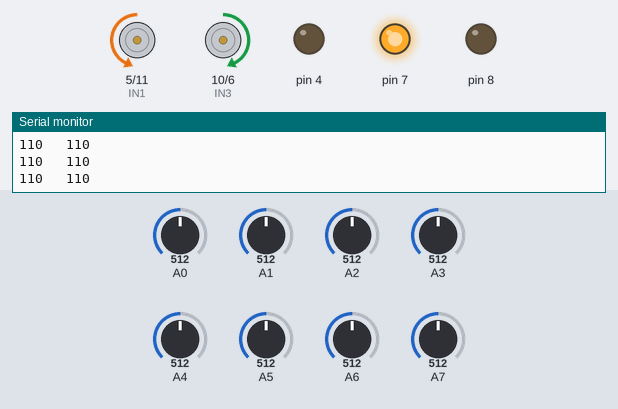
The sketch below on a simulated Arduino Nano, built with avr-gcc and run on an emulated ATmega328P. Shown: motor-driver pin pairs drawn as motors (green arrow = first pin HIGH = forward, orange = second pin HIGH = backward, longer = more drive), output pins drawn as LEDs (lit = HIGH), the last lines printed to the serial monitor. Inputs (shaded band) come from the test bench; at power-on: A5 = 512, A7 = 512, A0 = 512, A1 = 512, A2 = 512, A3 = 512, A4 = 512, A6 = 512.

Above: at 20.4 s.
20.5 s: A5 set to 463
At 20.9 s:
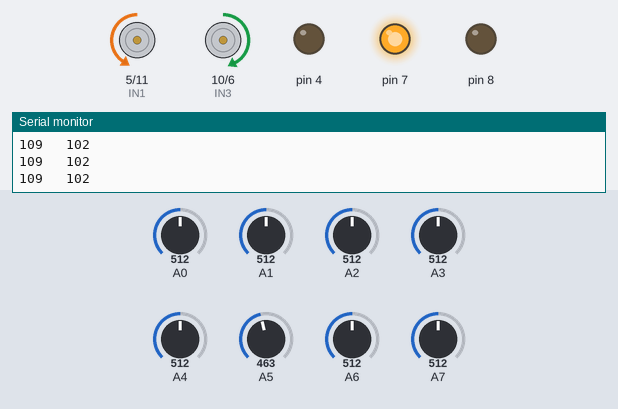
22.0 s: A5 set to 429
At 23.1 s:
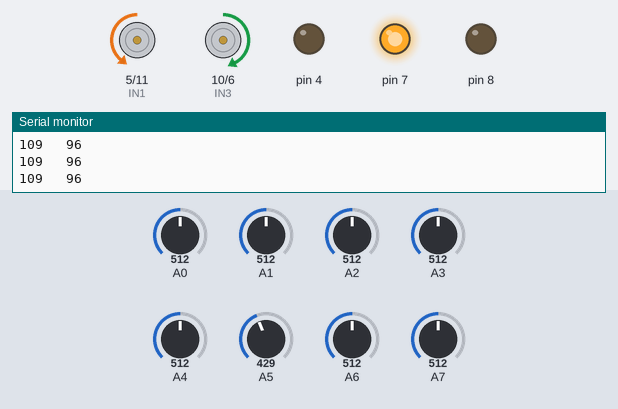
23.5 s: A7 set to 436
At 24.2 s:
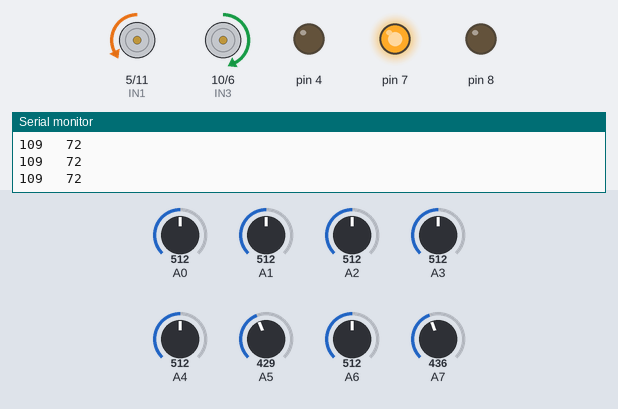
25.0 s: A7 set to 411
At 26.4 s:
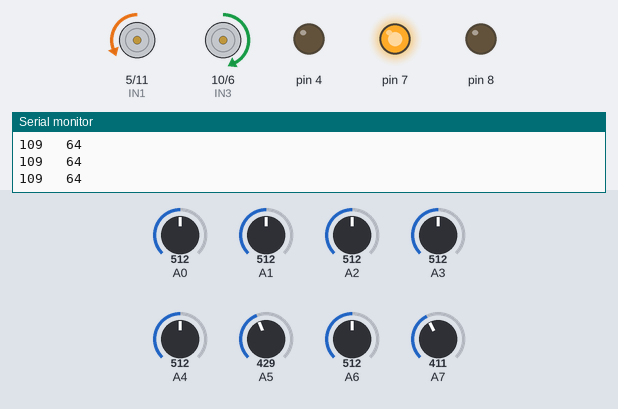
28.0 s: A0 set to 390
At 28.9 s:
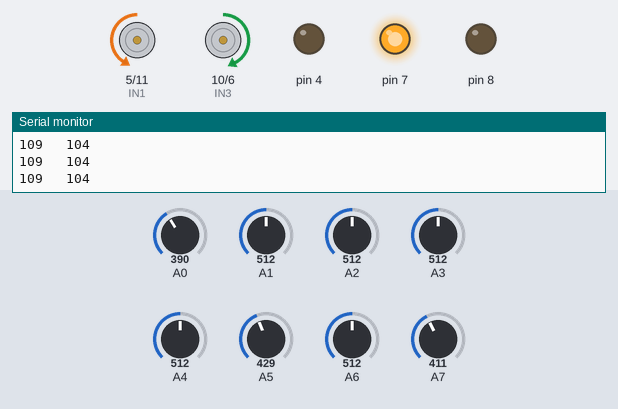
29.5 s: A1 set to 716
At 31.0 s:
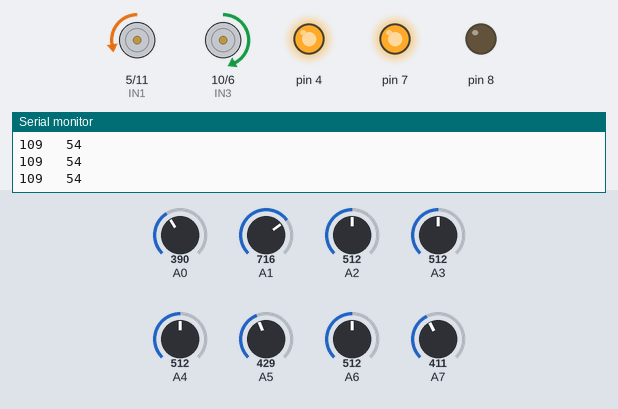
Timing chart, 0 to 32.0 s (numbered marks = the images above; inputs shaded):
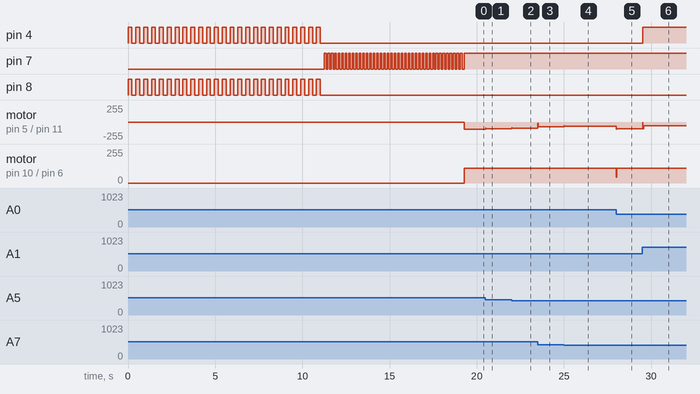

The sketch:

Line_Follower_v1.ino
```cpp
#include <QTRSensors.h>

// QTRSensors
QTRSensors qtr;

// Number of sensors to use
//#define IR 8
//unsigned short qtrValues[IR];

const uint8_t SensorCount = 8;
uint16_t sensorValues[SensorCount];


#define Kp 0.2   // 255: 0.1     110: 0.2
#define Ki 0.05    // 255: 0.05    110: 0.05
#define Kd 0.004   // 255: 0.003   110: 0.004

#define rightMaxSpeed 110  // 255  50
#define leftMaxSpeed  110  // 255  50

int SetPoint = (SensorCount - 1) * 500;

// Motor-A
int IN1 = 5;
int IN2 = 11;

// Motor-B
int IN3 = 10;
int IN4 = 6;

int lastError=0;
unsigned long cTime, pTime;
float eTime;

float P_error;
float I_error;
float D_error;
float PID_value;

void setup() {
  Serial.begin(9600);
  qtr.setTypeAnalog();

  pinMode(4, OUTPUT);
  pinMode(7, OUTPUT);
  pinMode(8, OUTPUT);

  qtr.setSensorPins((const uint8_t[]){A7, A6, A5, A4, A3, A2, A1, A0},SensorCount);
  qtr.setEmitterPin(2);

  for (uint8_t i = 0; i < 250; i++){
    if (i % 5 == 0) {
      digitalWrite(4, !digitalRead(4));
      digitalWrite(8, !digitalRead(8));
    }
    qtr.calibrate();
    delay(20);
  }

  pinMode(IN1, OUTPUT);
  pinMode(IN2, OUTPUT);
  pinMode(IN3, OUTPUT);
  pinMode(IN4, OUTPUT);

  digitalWrite(4, LOW);
  digitalWrite(8, LOW);

  for (int i = 0; i < 400; i++){
    if (i % 5 == 0) {
      digitalWrite(7, !digitalRead(7));
    }
    delay(20);
  }
}

void run_fwd(int valueSA, int valueSB){
  // Motor A
    analogWrite(IN1, 0);
    analogWrite(IN2, valueSA);
    analogWrite(IN3, valueSB);
    analogWrite(IN4, 0);
}

void LEDs(void){
  if (abs(P_error) < 150) digitalWrite(7, HIGH);
  else digitalWrite(7, LOW);
  if (P_error > 130) digitalWrite(8, HIGH);
  else digitalWrite(8, LOW);
  if (P_error < -130) digitalWrite(4, HIGH);
  else digitalWrite(4, LOW);

}

void Run_robot(){
  char pntX[100];
  char floX[10];

  int med_Speed_R;
  int med_Speed_L;

  int position = qtr.readLineWhite(sensorValues);
 // Serial.println(position);
  P_error = position - SetPoint;

  cTime = millis();
  eTime = (float)(cTime - pTime) / 1000;

  I_error = I_error * 2 / 3 + P_error * eTime;
  D_error = (P_error - lastError) / eTime;
  PID_value = Kp * P_error + Ki * I_error + Kd * D_error;


  lastError = P_error;
  pTime = cTime;

  med_Speed_L = leftMaxSpeed - abs(PID_value);
  med_Speed_R = rightMaxSpeed - abs(PID_value);

  int leftMotorSpeed = med_Speed_L + PID_value;
  int rightMotorSpeed = med_Speed_R - PID_value;

  leftMotorSpeed = constrain(leftMotorSpeed, 0, leftMaxSpeed);
  rightMotorSpeed = constrain(rightMotorSpeed, 0, rightMaxSpeed);


  Serial.print(rightMotorSpeed);
  Serial.print("   ");
  Serial.println(leftMotorSpeed);

  run_fwd(leftMotorSpeed, rightMotorSpeed);
  delayMicroseconds(140);

}

void loop() {
  Run_robot();
  LEDs();
}
```

Measured:
- after the input at 20.5 s, motor on pin 5 (IN1) / pin 11 (IN2): backward 110/255 → backward 102/255 at once; motor on pin 10 (IN3) / pin 6 (IN4): forward 110/255 → forward 109/255 at once
- after the input at 22.0 s, motor on pin 5 (IN1) / pin 11 (IN2): backward 102/255 → backward 96/255 at once
- after the input at 23.5 s, motor on pin 5 (IN1) / pin 11 (IN2): backward 96/255 → backward 72/255 at once
- after the input at 25.0 s, motor on pin 5 (IN1) / pin 11 (IN2): backward 72/255 → backward 64/255 at once
- after the input at 28.0 s, motor on pin 5 (IN1) / pin 11 (IN2): backward 64/255 → backward 104/255 at once; motor on pin 10 (IN3) / pin 6 (IN4): forward 109/255 → forward 42/255 at once, → forward 109/255 0.01 s later
- after the input at 29.5 s, pin 4: LOW → HIGH at once; motor on pin 5 (IN1) / pin 11 (IN2): backward 104/255 → backward 54/255 after 0.08 s
- by itself, pin 7: alternates HIGH for 0.10 s and LOW for 0.10 s, 80 changes in all, then stays HIGH
